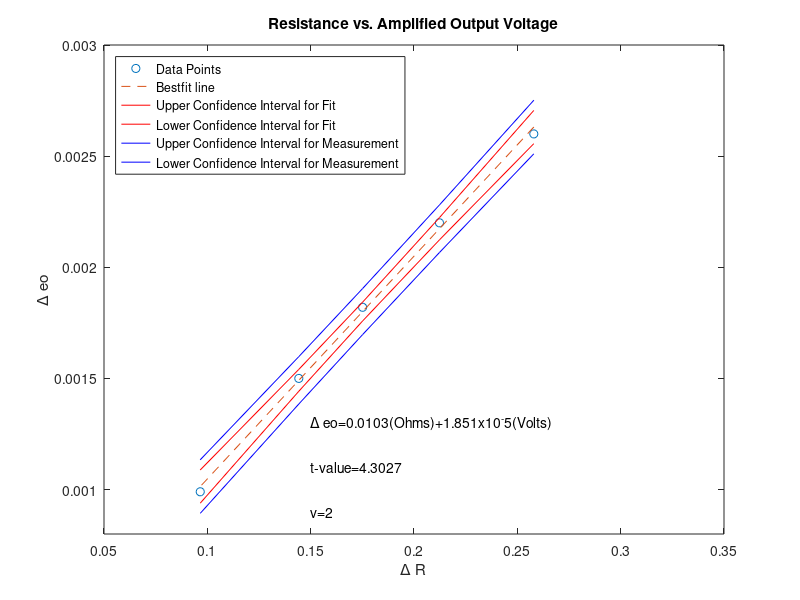
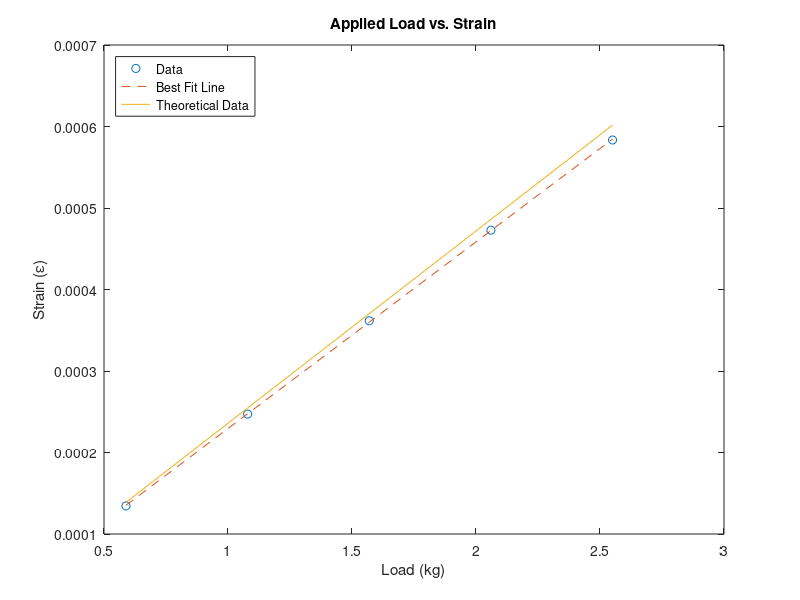
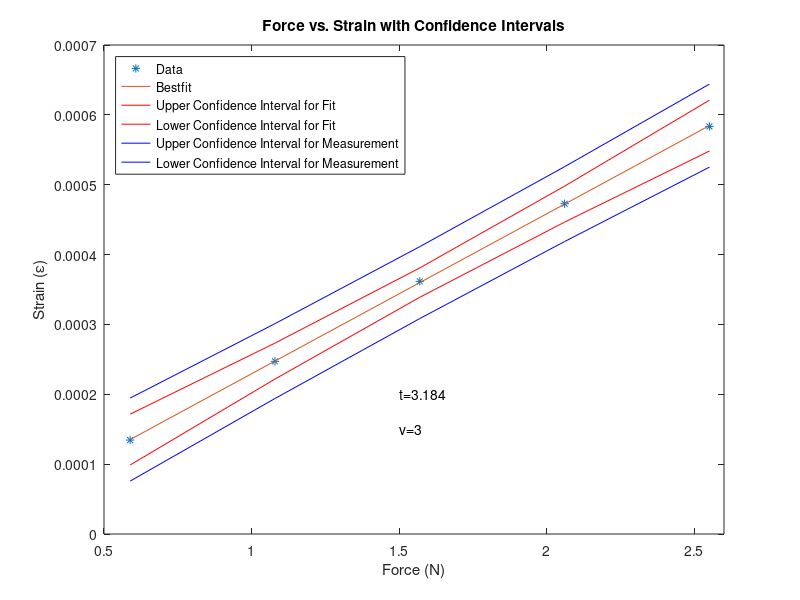
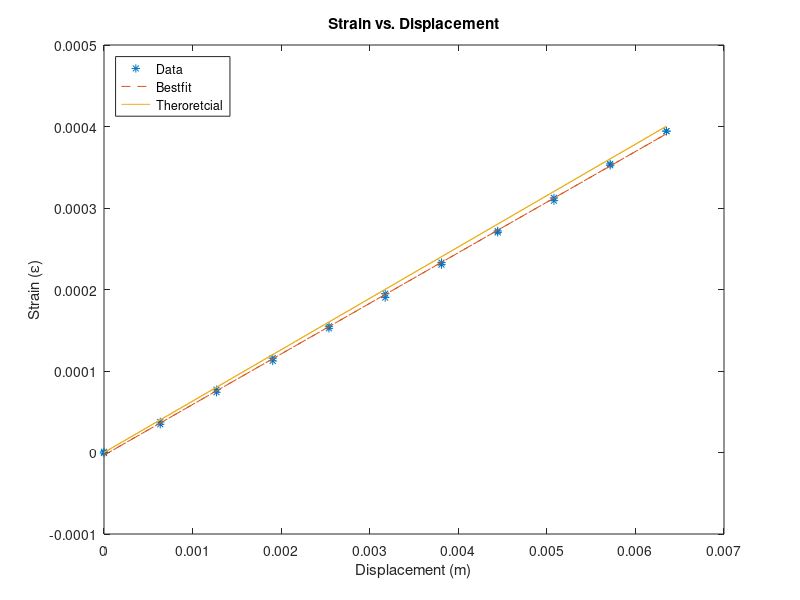

Write the MATLAB code that produced these figures, in order. (Note: this script raises an error after producing the figures.)
% Lab 3
clear all
close all

%% Part 1 

R_Shunt = [55700,67700,82100,99700,149000]; % Ohms
V_Shunt = [.260,.220,.182,.150,.099]; % Volts
R_Strain = 120; % Ohms
V_Gain = V_Shunt./100; % Accounting for Amplifier

% Constant for Calculating Delta R
A = R_Strain.*R_Shunt; 
B = R_Strain + R_Shunt;

Delta_R = R_Strain - (A./B); % Equation for the change in R

[p1,s]=polyfit(Delta_R,V_Gain,1);
Fit_Data = p1(1)*Delta_R+p1(2);

Nu = length(Delta_R)-2; % First order
t_95 = tinv(0.975,Nu); % P = 95%
x_Bar = sum(Delta_R)/length(Delta_R); % Mean
Denom = sum((Delta_R-x_Bar).^2);
S_yx = (sum((V_Gain-Fit_Data).^2)/Nu).^(0.5); % Standard Error of Fit
Con_Fit = t_95*S_yx*(1/length(Delta_R)+(Delta_R-x_Bar).^2/Denom).^(0.5);
Con_Measure = t_95*S_yx*(1+1/length(Delta_R)+(Delta_R-x_Bar).^2/Denom).^(0.5);

% Plotting 
figure(1)
plot(Delta_R,V_Gain,'o',Delta_R,Fit_Data,'--',Delta_R,Fit_Data+Con_Fit,'r',Delta_R,Fit_Data-Con_Fit,'r',Delta_R,Fit_Data+Con_Measure,'b',Delta_R,Fit_Data-Con_Measure,'b');
title('Resistance vs. Amplified Output Voltage')
xlabel('\Delta R')
ylabel('\Delta e\o')
ylim([0.8*10^-3,3*10^-3])
legend('Data Points','Bestfit line','Upper Confidence Interval for Fit','Lower Confidence Interval for Fit','Upper Confidence Interval for Measurement','Lower Confidence Interval for Measurement','location','northwest') 
text(.15,1.3e-03,strcat('\Delta e\o','  ','=','  ','0.0103(Ohms)+1.851x10^-5(Volts)'))
text(.15,1.1e-03,'t-value=4.3027')
text(.15,.9e-03,'v=2')





E_i = 5; %Volts
G_F = 2.1; %Strain gauge factor
St = 2.*V_Gain./G_F*E_i;

% Strain vs. Load

Load = [.060,.110,.160,.210,.260] .* 9.81; % N
Load_Volts=[.0712-.000600,.130-.000250,.190-.000150,.248+.000200,.306+.000300]; % Volts accounting for the Zero shifting
Beam_Length = 6.58*.0254; %Length of beam in meters
Thickness = 0.050*.0254; % Thickness of beam in meters
Width = .497*.0254; % meters
E = 1.93e11; % Elastic Modulus

Strain_P=(2.*Load_Volts./100)./(G_F*E_i);
Load_Theo=(12.*Load.*(Beam_Length-Width)*(Thickness/2))./(E*(Width*Thickness^3));
[p1,s]=polyfit(Load,Strain_P,1);
Best_Fit_1=p1(1)*Load+p1(2);

figure(2)
plot(Load,Strain_P,'o',Load,Best_Fit_1,'--',Load,Load_Theo)
xlabel('Load (kg)')
ylabel('Strain (\epsilon)')
title('Applied Load vs. Strain')
legend('Data','Best Fit Line','Theoretical Data','Location','Northwest')

% Statistic Calculations 
Nu_1 = length(Load)-2; % First order
t_95_1 = tinv(0.975,Nu_1); % P = 95%
X_Bar_1 = sum(Load)/length(Load); % Mean
Denom_1 = sum((Load-X_Bar_1).^2);
s_yx_1 = (sum((Load_Theo-Best_Fit_1).^2)/Nu_1).^(0.5); % Standard Error Calculation of the Fit
Con_Fit_1 = t_95_1*s_yx_1*(1/length(Load)+(Load-X_Bar_1).^2/Denom_1).^.5;
Con_Measure_1 = t_95_1*s_yx_1*(1+1/length(Load)+(Load-X_Bar_1).^2/Denom_1).^.5;

% Plotting with Statistical Lines
figure(3)
plot(Load,Strain_P,'*',Load,Best_Fit_1,Load,Best_Fit_1+Con_Fit_1,'r',Load,Best_Fit_1-Con_Fit_1,'r',Load,Best_Fit_1+Con_Measure_1,'b',Load,Best_Fit_1-Con_Measure_1,'b')
xlabel('Force (N)')
ylabel('Strain (\epsilon)')
xlim([0.5,2.6])
title('Force vs. Strain with Confidence Intervals')
legend('Data','Bestfit','Upper Confidence Interval for Fit','Lower Confidence Interval for Fit','Upper Confidence Interval for Measurement','Lower Confidence Interval for Measurement','Location','Northwest')
text(1.5,2e-4,strcat('t','  ', '=' ,'  ', '3.184'))
text(1.5,1.5e-4,'v=3')

% Strain vs. Displacement

Disp = [0,.025,.050,.075,.100,.125,.150,.175,.200,.225,.250,.250,.225,.200,.175,.150,.125,.100,.075,.050,.025,0]*0.0254; % meters
Disp_Volts=[.0004,.0197,.0405,.0608,.0813,.1023,.1223,.1427,.1640,.1859,.2070,.2070,.1850,.1622,.1418,.1210,.0998,.0800,.0590,.0388,.0182,-.0004];
St_2=(2*Disp_Volts./100)./(G_F*E_i); % Accounting for amplifier
Disp_Theo=(3.*Disp.*(Thickness/2).*(Beam_Length-Width)./(Beam_Length^3));
[p2,s] = polyfit(Disp,St_2,1);
Best_Fit_2 = p2(1)*Disp+p2(2);




figure(4)
plot(Disp,St_2,'*',Disp,Best_Fit_2,'--',Disp,Disp_Theo)
title('Strain vs. Displacement')
xlabel('Displacement (m)')
ylabel('Strain (\epsilon)')
legend('Data','Bestfit','Theroretcial','Location','Northwest')

% Statistics
Nu_2 = length(Disp)-2; % First order
t_95_2 = tinv(0.975,Nu_2); %t value for P=95%
x_Bar_2 = sum(Disp)/length(Disp); % Mean
Denom_2 = sum((Disp-x_Bar_2).^2);
s_yx_2 = (sum((Disp_Theo-Best_Fit_2).^2)/Nu_2).^.5; %standard error of the fit
Con_Fit_2 = (t_95_2*s_yx_2*(1/length(Disp)+(Disp-x_Bar_2).^2/Denom_2).^.5);
Con_Measure_2 = (t_95_2*s_yx_2*(1+1/length(Disp)+(Disp-x_Bar_2).^2/Denom_2).^.5);

figure(5)
plot(Disp,St_2,'o',Disp,Best_Fit_2,'--',Disp,Best_Fit_2+Con_Fit_2,'r',Disp,Best_Fit_2-Con_Fit_2,'r',Disp,Best_Fit_2+Con_Measure_2,'b',Disp,Best_Fit_2-Con_Measure_2,'b')
xlabel('Displacement (m)')
ylabel('Strain (/epsilon)')
title('Displacement vs. Strain Confidence')
legend('Data','Bestfit','Upper Confidence Interval for Fit','Lower Confidence Interval for Fit','Upper Confidence Interval for Measurement','Lower Confidence Interval for Measurement','Location','Northwest')
text(4e-03,1e-4,strcat('t' , '  ','=','  ','3.1824'))
text(4e-03,.5e-4,'v=20')



% Hysteresis Calculations
Increasing = [0.0004,.0197,.0405,.0608,.0813,.1023,.1223,.1427,.1640,.1859,.2070];
Decreasing = [-.0004,.0182,.0388,.0590,.0800,.0998,.1210,.1418,.1622,.1850,.2070];
Y_Range = Increasing(end)-Increasing(1);
Difference = Increasing-Decreasing;
Hysteresis_Max = (max(abs(Difference))./(Y_Range))*100;




%% Part 2


% 2a

Header=29;
Data = importdata('Beam3.lvm','\t',Header);
Col1=Data.data(:,1);
Col2=Data.data(:,2);
for i=1:length(Col1)
    if Col1(i)>-0.005
        Base=i;
        break
    end
end

Base_Line = mean(Col2(1:Base));
Dev = std(Col2(1:Base));
Threshold = 5*Dev;

for i=1:length(Col1)
    if(abs(Col2(i)-Base_Line)>Threshold)
        Start_Time=i;
        break
    end
end

New_Time=Col1(Start_Time:length(Col1))-Col1(Start_Time);
New_Strain=Col2(Start_Time:length(Col1));
Constant=0.015;
[Locations,Values]=peakfinder(New_Strain,Constant);

figure(6)
plot(New_Time,New_Strain,New_Time(Locations),Values,'d')


% 2b
K = 3*E*Width*Thickness^3;
Denom_3=12*Beam_Length^3;
K_Beam = K/Denom_3;
Density_Steel = 7700; % kg/m^3
Mass_Hook = 0.0074; % kg
Volume_Beam=Beam_Length*Thickness*Width;
Mass_Beam = Density_Steel*Volume_Beam;
Mass_Effective = Mass_Beam/4 + Mass_Hook;
Damped_Natural_Frequency = sqrt(K_Beam/Mass_Effective); % rad/s

% 2c
Log = log(Values(2)./Values(2:length(Values)));
Con = transpose(2:length(Values));
[mb,Time_Wave] = polyfit(Con,Log,1);
Best_Fit_3 = mb(1)*Con+mb(2);
alpha = mb(1);
Damp_Ratio = (alpha/sqrt(4*pi^2+alpha^2));
figure(7)
plot(Con,Log,'o',Con,Best_Fit_3)




% 2d
% Using Large Equation
for n=3:length(Values)
    Num = (1/(n-1))*log(Values(2)./Values(n));
    Damp(n) = Num./sqrt(4*pi^2+Num^2);
end

Damp_Mean = sum(Damp(3:end)./length(Damp(2:end)));
Damp_Std = std(Damp(3:length(Damp)));



%2e
k_Theo = (3*E*((Width*Thickness^3)/12))/Beam_Length^3;
k_Exp = p2(1)/p1(1);

%2f
Natural_Freq_Theo = sqrt(k_Theo/Mass_Effective);
Natural_Freq_Actu = sqrt(k_Exp/Mass_Effective);



%% Part 3

Header=29;
Sin_Wave = importdata('sinAvsF.lvm','\t',Header); 
Tri_Wave = importdata('triAvsF.lvm','\t',Header);

Time_Wave = Sin_Wave.data(:,1);   % Shared Time Vector
Sin_Voltage = Sin_Wave.data(:,2);  
Tri_Voltage = Tri_Wave.data(:,2); 

% Plotting


T = Time_Wave(2)-Time_Wave(1); % Calculated time interval between data points
Freq = 1/T; % Sampling Frequency
Length = size(Sin_Voltage);          % Number of points
Power_2 = 2^nextpow2(Length(1)); % Next power of 2 from length of y - need for FFT 
Sin_FFT = fft(Sin_Voltage,Power_2)./Length(1); % this is a vector with complex number elements
Tri_FFT = fft(Tri_Voltage,Power_2)./Length(1); % this is a vector with complex number elements
Spaced_Points = Freq/2*linspace(0,1,Power_2/2+1); % linspace generates linearly spaced points
Sin_FFT_A = 20*log10(abs(Sin_FFT(1:Power_2/2+1)));
Tri_FFT_A = 20*log10(abs(Tri_FFT(1:Power_2/2+1)));

figure(7)

subplot(2,1,1)
plot (Time_Wave,Sin_Voltage,Time_Wave,Tri_Voltage); grid
title('Sine vs. Triangle Wave')
xlabel ('Time (sec)')
ylabel ('Volts (V)')
xlim([0,.01])

subplot(2,1,2)
semilogx(Spaced_Points,Sin_FFT_A,Spaced_Points,Tri_FFT_A);grid  % abs(Y) = (Re(Y)^2 + Im(Y)^2)^1/2
axis([10 10000 -100 -20])
title('Single Sided Amplitude Spectrum')
xlabel ('Frequency (Hz.)')
ylabel ('Log Magnitude (dBv)')



%% Part 4

Header = 32;
Guitar_Data_3v = importdata('guitar1.lvm','\t',Header);
Guitar_Data_6v = importdata('guitar6v1.lvm','\t',Header);
Time_Guitar = Guitar_Data_3v.data(:,1);   
y1 = Guitar_Data_3v.data(:,2);  
y2 = Guitar_Data_3v.data(:,4);
y3=Guitar_Data_6v.data(:,2);
y4=Guitar_Data_6v.data(:,4);

T1 = Time_Guitar(2)-Time_Guitar(1);         % Time per sample
Freq1 = 1/T1;              % Sampling frequency
Length1 = size(y1);          % Length of signal - # of points
Power_2_1 = 2^nextpow2(Length1(1)); % Next power of 2 from length of y - need for FFT 
Guitar_FFT_3_1 = fft(y1,Power_2_1)./Length1(1); % this is a vector with complex number elements
Guitar_FFT_3_2 = fft(y2,Power_2_1)./Length1(1); % this is a vector with complex number elements
Space_Points_1 = Freq1/2*linspace(0,1,Power_2_1/2+1); % linspace generates linearly spaced points
Guitar_3_1_A = 20*log10(abs(Guitar_FFT_3_1(1:Power_2_1/2+1)));
Guitar_3_2_A = 20*log10(abs(Guitar_FFT_3_2(1:Power_2_1/2+1)));

figure(8)

subplot(2,1,1)
plot(Time_Guitar,y1,Time_Guitar,y2)
title('3V')
xlabel ('Time (sec)')
ylabel ('Volts (V)')

subplot(2,1,2)
semilogx(Space_Points_1,Guitar_3_1_A,Space_Points_1,Guitar_3_2_A);
axis([10 10000 -100 -20])
title('Single Sided Amplitude Spectrum (3V)')
xlabel ('Frequency (Hz.)')
ylabel ('Log Magnitude (dBv)')



Length2 = size(y3);          % Length of signal - # of points
Power_2_2 = 2^nextpow2(Length2(1)); % Next power of 2 from length of y - need for FFT 
Guitar_FFT_6_1 = fft(y3,Power_2_2)./Length2(1); % this is a vector with complex number elements
Guitar_FFT_6_2 = fft(y4,Power_2_2)./Length2(1); % this is a vector with complex number elements
Space_Points_2 = Freq1/2*linspace(0,1,Power_2_2/2+1); % linspace generates linearly spaced points
Guitar_6_1_A = 20*log10(abs(Guitar_FFT_6_1(1:Power_2_2/2+1)));
Guitar_6_2_A = 20*log10(abs(Guitar_FFT_6_2(1:Power_2_2/2+1)));

figure(9)
subplot(2,1,1)
plot(Time_Guitar,y3,Time_Guitar,y4)
title('6V')
xlabel ('Time (sec)')
ylabel ('Volts (V)')

subplot(2,1,2)
semilogx(Space_Points_2,Guitar_6_1_A,Space_Points_2,Guitar_6_2_A);grid  % abs(Y) = (Re(Y)^2 + Im(Y)^2)^1/2
axis([10 10000 -100 -20])
title('Single Sided Amplitude Spectrum (6V)')
xlabel ('Frequency (Hz)')
ylabel ('Log Magnitude (dBv)')



Ffs=100; %lbf
Slc=3400; %MV/V
G1=1000;
vout1=3.00; %Volts
vout2=6.00; %volts

Fin3v=(vout1*Ffs)/(Slc*Ei*G1);  %tension in string
Fin6v=(vout2*Ffs)/(Slc*Ei*G1);  %tension in string

L=24.1250;
Linear_Density=6.805; %g/m
N=[1:1:4];

Rfreq1=(1/2*L)*(sqrt(Fin3v/Linear_Density)).*N;
Rfreq2=(1/2*L)*(sqrt(Fin6v/Linear_Density)).*N;



